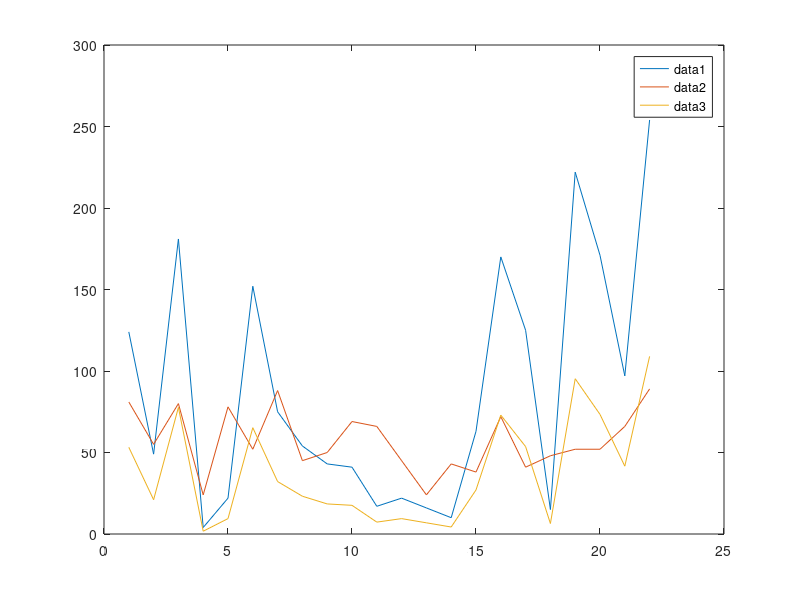

Write the MATLAB code that produced this figure.



%% How to regress Y on X using matlab?

Y=[81  55 80  24 78 52  88 45 50 69 66 45 24 43 38 72  41  48 52  52  66 89];

X=[124 49 181 4  22 152 75 54 43 41 17 22 16 10 63 170 125 15 222 171 97 254];

b=regress(Y.', X.');

close all;
plot(X);
hold on
plot(Y);
plot(X*b);
% plot(Y*b);
legend


% example 2
x = 1:10;
y = 1:10;
X = [x; ones(1,length(x))];
b = regress(y.',X.');
